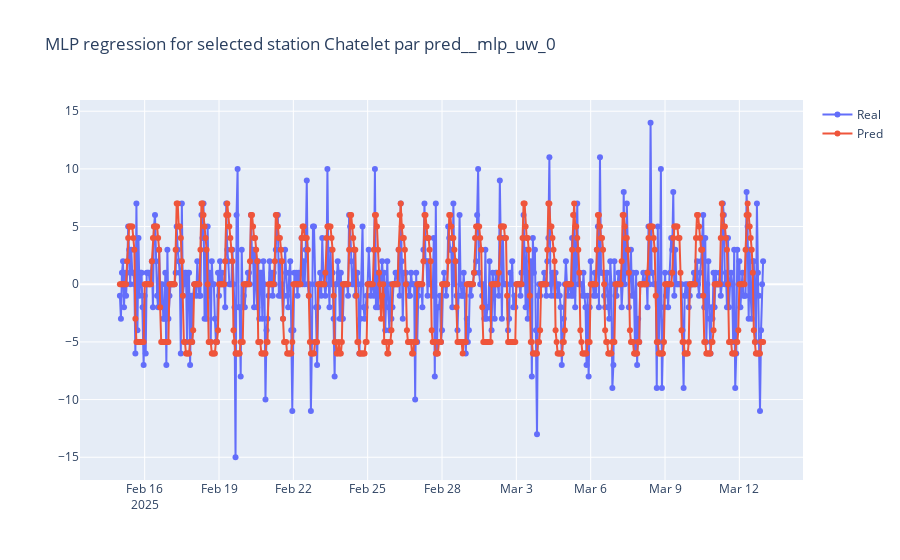
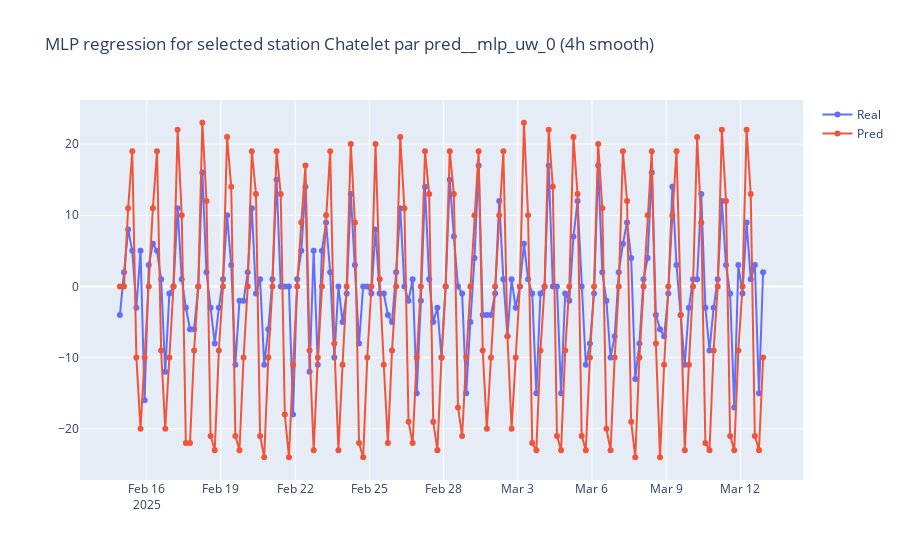

These figures' notebook cell, in order:
### Code cell
from velibds.modelisation import station_graph

station_graph(df_results, df_results['pred__mlp_uw_0'], chatelet, 'Chatelet par pred__mlp_uw_0', enable_4h=True)

### Figure 1 — Plotly figure (JSON) as saved in the notebook; plotly's stock layout.template omitted (floating-point values rounded to 4 significant figures; data arrays with more than 128 entries replaced by an {"elided": "..."} marker saying what was removed)
{"data": [{"mode": "lines+markers", "name": "Real", "type": "scatter", "x": {"elided": "624 str values"}, "xaxis": "x", "y": {"elided": "624 int values"}, "yaxis": "y"}, {"mode": "lines+markers", "name": "Pred", "type": "scatter", "x": {"elided": "624 str values"}, "xaxis": "x", "y": {"elided": "624 int values"}, "yaxis": "y"}], "layout": {"title": {"text": "MLP regression for selected station Chatelet par pred__mlp_uw_0"}, "xaxis": {"anchor": "y", "domain": [0, 1]}, "yaxis": {"anchor": "x", "domain": [0, 1]}}}

### Figure 2 — Plotly figure (JSON) as saved in the notebook; plotly's stock layout.template omitted (floating-point values rounded to 4 significant figures; data arrays with more than 128 entries replaced by an {"elided": "..."} marker saying what was removed)
{"data": [{"mode": "lines+markers", "name": "Real", "type": "scatter", "x": {"elided": "157 str values"}, "xaxis": "x", "y": {"elided": "157 int values"}, "yaxis": "y"}, {"mode": "lines+markers", "name": "Pred", "type": "scatter", "x": {"elided": "157 str values"}, "xaxis": "x", "y": {"elided": "157 int values"}, "yaxis": "y"}], "layout": {"title": {"text": "MLP regression for selected station Chatelet par pred__mlp_uw_0 (4h smooth)"}, "xaxis": {"anchor": "y", "domain": [0, 1]}, "yaxis": {"anchor": "x", "domain": [0, 1]}}}
